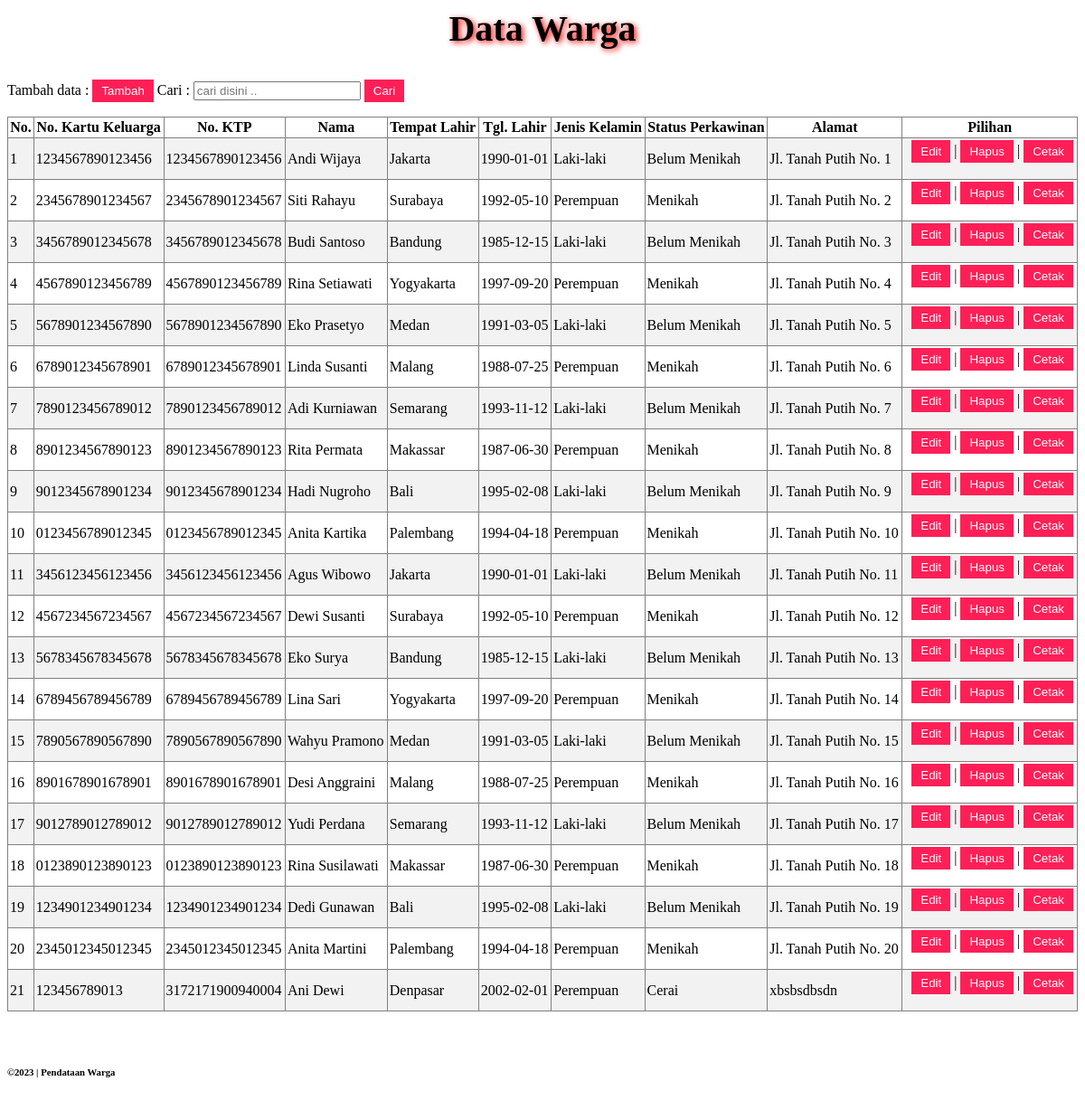
Page /php/tampil.php on the committed database.
### tables this page shows
CREATE TABLE `tbl_warga` (
  `id_warga` int(11) NOT NULL,
  `no_kk` varchar(50) DEFAULT NULL,
  `no_ktp` varchar(50) DEFAULT NULL,
  `nama` varchar(100) DEFAULT NULL,
  `tmp_lhr` varchar(100) DEFAULT NULL,
  `tgl_lhr` date DEFAULT NULL,
  `jenis_kelamin` enum('Laki-laki','Perempuan') DEFAULT NULL,
  `status_perkawinan` enum('Belum Menikah','Menikah','Cerai') DEFAULT NULL,
  `alamat` text DEFAULT NULL
);

### php/tampil.php (the view, shortened to what this page needs)
<h2>Data Warga</h2>
<form method="POST" action="eksekusi.php">
Tambah data : <input type="submit" name="tombol" value="Tambah">
<form action="tampil.php" method="get" >
	<label>Cari :</label>
  <input class="form-control" type="text" placeholder="cari disini .." name="cari">
	<input class="form-control" type="submit" name="ss" value="Cari"> <br>
</form>
<table border='1'>
<tr>
    <th>No.</th>
    <th>No. Kartu Keluarga</th>
    <th>No. KTP</th>
    <th>Nama</th>
    <th>Tempat Lahir</th>
    <th>Tgl. Lahir</th>
    <th>Jenis Kelamin</th>
    <th>Status Perkawinan</th>
    <th>Alamat</th>
    <th>Pilihan</th>
</tr>
<?php
include 'koneksi.php';
$no = 1;
$data = mysqli_query($koneksi,"select * from tbl_warga");
while($d = mysqli_fetch_array($data)){
?>
<tr>
    <td><?php echo $no++; ?></td>
    <td><?php echo $d['no_kk']; ?></td>
    <td><?php echo $d['no_ktp']; ?></td>
    <td><?php echo $d['nama']; ?></td>
    <td><?php echo $d['tmp_lhr']; ?></td>
    <td><?php echo $d['tgl_lhr']; ?></td>
    <td><?php echo $d['jenis_kelamin']; ?></td>
    <td><?php echo $d['status_perkawinan']; ?></td>
    <td><?php echo $d['alamat']; ?></td>
    <td>
        <form method="POST" action="eksekusi.php">
        &ensp;<input type="submit" name="tombol" value="Edit"> |
        <input type="submit" name="tombol" value="Hapus"> |
        <input type="submit" name="tombol" value="Cetak">
        </form>
    </td>
</tr>
<?php
}
?>
</table>
<br>
<br>
    <div class="footer">
	        <h6>&copy2023 | Pendataan Warga </h6>
    </div>

### php/tampil.php (style rules this page uses)
h2 { font-size: 40px; color: #000000; text-shadow: 2px 2px 6px #FF0000; text-align: center; }
table { border-collapse: collapse; width: 100%; }
th, td { padding: 2px; text-align: left; }
th { font-weight: bold; text-align : center; }
tr:nth-child(even) { background-color: #f2f2f2; }
input[type="submit"] { padding: 5px 10px; background-color: #ff1f57; color: white; border: none; cursor: pointer; }

### rows in the picture
tbl_warga: no_kk "1234567890123456", no_ktp "1234567890123456", nama "Andi Wijaya", tmp_lhr "Jakarta", tgl_lhr "1990-01-01", jenis_kelamin "Laki-laki", status_perkawinan "Belum Menikah", alamat "Jl. Tanah Putih No. 1"
tbl_warga: no_kk "2345678901234567", no_ktp "2345678901234567", nama "Siti Rahayu", tmp_lhr "Surabaya", tgl_lhr "1992-05-10", jenis_kelamin "Perempuan", status_perkawinan "Menikah", alamat "Jl. Tanah Putih No. 2"
tbl_warga: no_kk "3456789012345678", no_ktp "3456789012345678", nama "Budi Santoso", tmp_lhr "Bandung", tgl_lhr "1985-12-15", jenis_kelamin "Laki-laki", status_perkawinan "Belum Menikah", alamat "Jl. Tanah Putih No. 3"
tbl_warga: no_kk "4567890123456789", no_ktp "4567890123456789", nama "Rina Setiawati", tmp_lhr "Yogyakarta", tgl_lhr "1997-09-20", jenis_kelamin "Perempuan", status_perkawinan "Menikah", alamat "Jl. Tanah Putih No. 4"
tbl_warga: no_kk "5678901234567890", no_ktp "5678901234567890", nama "Eko Prasetyo", tmp_lhr "Medan", tgl_lhr "1991-03-05", jenis_kelamin "Laki-laki", status_perkawinan "Belum Menikah", alamat "Jl. Tanah Putih No. 5"
tbl_warga: no_kk "6789012345678901", no_ktp "6789012345678901", nama "Linda Susanti", tmp_lhr "Malang", tgl_lhr "1988-07-25", jenis_kelamin "Perempuan", status_perkawinan "Menikah", alamat "Jl. Tanah Putih No. 6"
tbl_warga: no_kk "7890123456789012", no_ktp "7890123456789012", nama "Adi Kurniawan", tmp_lhr "Semarang", tgl_lhr "1993-11-12", jenis_kelamin "Laki-laki", status_perkawinan "Belum Menikah", alamat "Jl. Tanah Putih No. 7"
tbl_warga: no_kk "8901234567890123", no_ktp "8901234567890123", nama "Rita Permata", tmp_lhr "Makassar", tgl_lhr "1987-06-30", jenis_kelamin "Perempuan", status_perkawinan "Menikah", alamat "Jl. Tanah Putih No. 8"
tbl_warga: no_kk "9012345678901234", no_ktp "9012345678901234", nama "Hadi Nugroho", tmp_lhr "Bali", tgl_lhr "1995-02-08", jenis_kelamin "Laki-laki", status_perkawinan "Belum Menikah", alamat "Jl. Tanah Putih No. 9"
tbl_warga: no_kk "0123456789012345", no_ktp "0123456789012345", nama "Anita Kartika", tmp_lhr "Palembang", tgl_lhr "1994-04-18", jenis_kelamin "Perempuan", status_perkawinan "Menikah", alamat "Jl. Tanah Putih No. 10"
tbl_warga: no_kk "3456123456123456", no_ktp "3456123456123456", nama "Agus Wibowo", tmp_lhr "Jakarta", tgl_lhr "1990-01-01", jenis_kelamin "Laki-laki", status_perkawinan "Belum Menikah", alamat "Jl. Tanah Putih No. 11"
tbl_warga: no_kk "4567234567234567", no_ktp "4567234567234567", nama "Dewi Susanti", tmp_lhr "Surabaya", tgl_lhr "1992-05-10", jenis_kelamin "Perempuan", status_perkawinan "Menikah", alamat "Jl. Tanah Putih No. 12"
tbl_warga: no_kk "5678345678345678", no_ktp "5678345678345678", nama "Eko Surya", tmp_lhr "Bandung", tgl_lhr "1985-12-15", jenis_kelamin "Laki-laki", status_perkawinan "Belum Menikah", alamat "Jl. Tanah Putih No. 13"
tbl_warga: no_kk "6789456789456789", no_ktp "6789456789456789", nama "Lina Sari", tmp_lhr "Yogyakarta", tgl_lhr "1997-09-20", jenis_kelamin "Perempuan", status_perkawinan "Menikah", alamat "Jl. Tanah Putih No. 14"
tbl_warga: no_kk "7890567890567890", no_ktp "7890567890567890", nama "Wahyu Pramono", tmp_lhr "Medan", tgl_lhr "1991-03-05", jenis_kelamin "Laki-laki", status_perkawinan "Belum Menikah", alamat "Jl. Tanah Putih No. 15"
tbl_warga: no_kk "8901678901678901", no_ktp "8901678901678901", nama "Desi Anggraini", tmp_lhr "Malang", tgl_lhr "1988-07-25", jenis_kelamin "Perempuan", status_perkawinan "Menikah", alamat "Jl. Tanah Putih No. 16"
tbl_warga: no_kk "9012789012789012", no_ktp "9012789012789012", nama "Yudi Perdana", tmp_lhr "Semarang", tgl_lhr "1993-11-12", jenis_kelamin "Laki-laki", status_perkawinan "Belum Menikah", alamat "Jl. Tanah Putih No. 17"
tbl_warga: no_kk "0123890123890123", no_ktp "0123890123890123", nama "Rina Susilawati", tmp_lhr "Makassar", tgl_lhr "1987-06-30", jenis_kelamin "Perempuan", status_perkawinan "Menikah", alamat "Jl. Tanah Putih No. 18"
tbl_warga: no_kk "1234901234901234", no_ktp "1234901234901234", nama "Dedi Gunawan", tmp_lhr "Bali", tgl_lhr "1995-02-08", jenis_kelamin "Laki-laki", status_perkawinan "Belum Menikah", alamat "Jl. Tanah Putih No. 19"
tbl_warga: no_kk "2345012345012345", no_ktp "2345012345012345", nama "Anita Martini", tmp_lhr "Palembang", tgl_lhr "1994-04-18", jenis_kelamin "Perempuan", status_perkawinan "Menikah", alamat "Jl. Tanah Putih No. 20"
tbl_warga: no_kk "123456789013", no_ktp "3172171900940004", nama "Ani Dewi", tmp_lhr "Denpasar", tgl_lhr "2002-02-01", jenis_kelamin "Perempuan", status_perkawinan "Cerai", alamat "xbsbsdbsdn"
